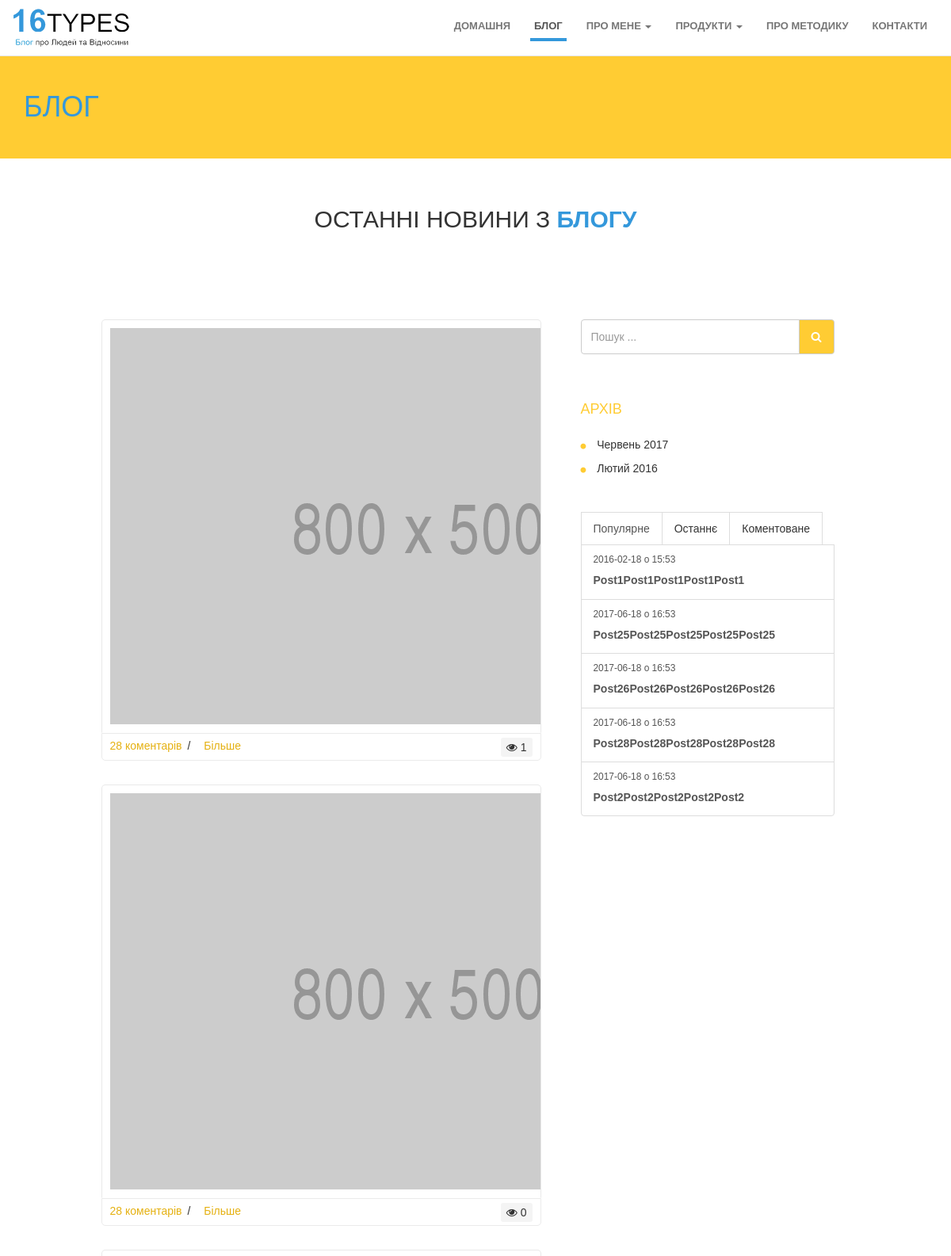
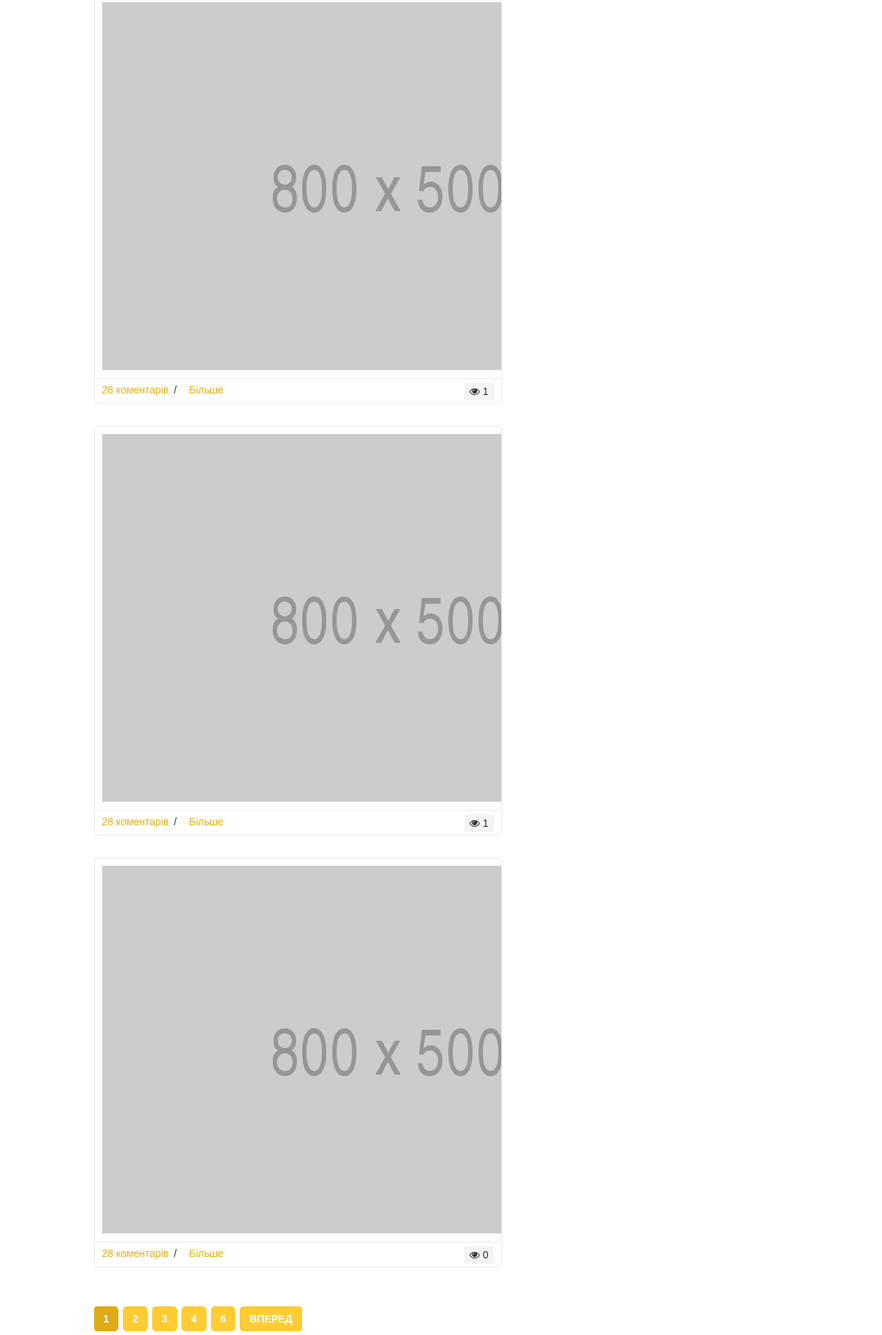
Screenshot of /blog/ (upper part) with the database file from the repository (2 pictures, top to bottom).
### blog/models.py (models this page shows, shortened)
class PostModel(models.Model):
    objects = models.Manager()
    title = models.CharField(max_length=200, verbose_name='Post title')
    body = models.TextField(max_length=5000, verbose_name='Post Text')
    likes = models.IntegerField(default=0, verbose_name='Post likes')
    views = models.IntegerField(default=0, verbose_name='Post views')
    createTime = models.DateTimeField(blank=True,verbose_name='Post create time')
    image = models.ImageField(upload_to='images',verbose_name='Post image')
    class Meta:
        verbose_name = "Post"
        verbose_name_plural = "Posts"

### blog/views.py (the view)
# urls.py: 2. Add a URL to urlpatterns:  url(r'^blog/', include('blog.urls'))
def blog(request):
    postsArchive = PostModel.objects.all() \
                       .annotate(month=TruncMonth('createTime'), year=TruncYear('createTime')) \
                       .values('year', 'month') \
                       .annotate(sumViews=Sum('views')) \
                       .values('year', 'month', 'sumViews') \
                       .order_by('-sumViews')[:6]
    page = request.GET.get('page')
    month = request.GET.get('month')
    year = request.GET.get('year')
    find = request.GET.get('find')
    if month and year:
        postsAll = PostModel.objects.filter(createTime__month=month, createTime__year=year) \
            .annotate(Count('postcommentmodel')) \
            .order_by('-createTime')
    elif find:
        postsAll = PostModel.objects \
            .filter(title__contains=find) \
            .annotate(Count('postcommentmodel')) \
            .order_by('-createTime')
    else:
        postsAll = PostModel.objects \
            .annotate(Count('postcommentmodel')) \
            .order_by('-createTime')
    paginator = Paginator(postsAll, 5)
    try:
        posts = paginator.page(page)
    except PageNotAnInteger:
        posts = paginator.page(1)
    except EmptyPage:
        posts = paginator.page(paginator.num_pages)
    context = {'posts': posts,
               'MY_DATE_FORMAT': settings.MY_DATE_FORMAT,
               'postsArchive': postsArchive}
    context.update(tabpanelView())
    return render(request, 'blog.html', context)

### blog/views.py (called while the page is built)
def tabpanelView():
    popularPosts = PostModel.objects.order_by('-views', '-likes')[:5]
    lastPosts = PostModel.objects.order_by('-createTime')[:5]
    lastComments = PostCommentModel.objects.order_by('-createTime')[:5]
    return {'popularPosts': popularPosts,
            'lastPosts': lastPosts,
            'lastComments': lastComments}

### templatetags/dateFormat.py (called while the page is built)
@register.filter
def dateFormating(value):
    res = MONTH[int(value)-1]
    return res

@register.simple_tag(takes_context=True)
def active_url(context, url):
    try:
        pattern = '^%s$' % reverse(url)
    except NoReverseMatch:
        pattern = url
    path = context['request'].path
    return "class=active" if re.search(pattern, path) else ''

### blog/templates/blog.html (shortened to what this page needs)
{% extends 'main.html' %}
{% load imagefit %}
{% load dateFormat %}
{% block content %}
    <div id="header">
        <div class="container">
            <h1>Блог</h1>
        </div>
    </div>
    <div id="home-blog" class="blog">
        <div class="container">
            <div class="section-header">
                <h2>Останні новини з<span class="highlight"><strong> Блогу</strong></span></h2>
            </div>
        </div>
        <div id="blog-post">
            <div class="container">
                <div class="row">
                    <div class="col-md-6 col-md-offset-1">
                        {%for post in posts%}
                        <div class="post-wrap">
                            <div class="media post">
                                <div class="media-left">
                                    <a href="{% url 'post' postName=post.title%}">
                                      <img class="media-object" src="{{post.image.path|media_resize:'120x150,crop' }}" alt="...">
                                    </a>
                                </div>
                            </div>
                            <div class="post-meta">
                                <ul class="list-inline metas pull-left">
                                    <li class="comments"><a href="{% url 'post' postName=post.title%}">{{post.postcommentmodel__count}} коментарів</a></li>
                                    <li class="more"><a href="{% url 'post' postName=post.title%}">Більше</a></li>
                                </ul>
                                <ul class="list-inline meta-detail pull-right">
                                    <li class="views"><i class="fa fa-eye"></i> {{post.views}}</li>
                                </ul>
                            </div>
                        </div>
                        {%endfor%}
                        <div class="text-left">
                            <nav>
                                <ul class="pagination">
                                    {% for num in posts.paginator.page_range%}
                                        {% ifequal num posts.number %}
                                            <li><a href="#" class="active">{{ num }}</a></li>
                                        {% else %}
                                            {% if num == 1 %}
                                                <li><a href="{% url 'blog'%}">{{ num }}</a></li>
                                            {% else %}
                                                {% if num|add:"-3" <= posts.number and posts.number <= num|add:"3" %}
                                                    <li><a href="{% url 'blog'%}?page={{ num }}">{{ num }}</a></li>
                                                {% elif num|divisibleby:"10" or num == posts.paginator.num_pages %}
                                                    <li><a href="{% url 'blog'%}?page={{ num }}">{{ num }}</a></li>
                                                {% endif %}
                                            {%endif%}
                                        {% endifequal %}
                                    {% endfor %}
                                    {% if posts.has_next %}
                                    <li>
                                      <a href="{% url 'blog'%}?page={{ posts.next_page_number }}" aria-label="Next">
                                        <span aria-hidden="true">Вперед</span>
                                      </a>
                                    </li>
                                    {%endif%}
                                </ul>
                            </nav>
                        </div>
                    </div>
                    <div class="col-md-4">
                        <div class="sidebar">
                            <div class="widget search">
                                <form class="input-group" action="{% url 'blog'%}">
                                    <input name="find" type="search" class="form-control" placeholder="Пошук ...">
                                     <span class="input-group-btn">
                                         <button class="btn btn-default" type="submit"><span class="fa fa-search"></span></button>
                                     </span>
                                </form>
                            </div>
                            <div class="widget archive">
                                <h4 class="text-uppercase">Архів</h4>
                                <ul class="list-unstyled bullet-lists">
                                    {%for post in postsArchive%}
                                    <li><a href="{% url 'blog'%}?month={{post.month.month}}&year={{post.year.year}}"><span class="fa fa-circle"></span> {{post.month.month|dateFormating}} {{post.year.year}}</a></li>
                                    {%endfor%}
                                </ul>
                            </div>
                            <div class="widget post-tab">
                                <div role="tabpanel">
                                    <ul class="nav nav-tabs" role="tablist">
                                        <li role="presentation" class="active"><a href="#popular" aria-controls="popular" role="tab" data-toggle="tab">Популярне</a></li>
                                        <li role="presentation"><a href="#recent" aria-controls="recent" role="tab" data-toggle="tab">Останнє</a></li>
                                        <li role="presentation"><a href="#comment" aria-controls="comment" role="tab" data-toggle="tab">Коментоване</a></li>
                                    </ul>
                                    <div class="tab-content">
                                        <div role="tabpanel" class="tab-pane active" id="popular">
                                            <div class="list-group">
                                                {%for popularPost in popularPosts%}
                                                <a href="{% url 'post' postName=popularPost.title%}" class="list-group-item">
                                                    <p class="small">{{popularPost.createTime|date:MY_DATE_FORMAT}}</p>
                                                    <h5 class="media-heading"><strong>{{popularPost.title}}</strong></h5>
                                                </a>
                                                {%endfor%}
                                            </div>
                                        </div>
                                    </div>
                                </div>
                            </div>
                        </div>
                    </div>
                </div>
            </div>
        </div>
    </div>
{% endblock %}

### static/css/mystyles.css (style rules this page uses)
body { font-family: "Arial", sans-serif; }
.highlight { color: #3498db; }
a { color: inherit; -webkit-transition: all 0.5s; -moz-transition: all 0.5s; -ms-transition: all 0.5s; -o-transition: all 0.5s; transition: all 0.5s; }
.section-header { padding: 40px 0; text-align: center; }
.section-header h2 { text-transform: uppercase; }
#blog-post { padding: 60px 0; }
.post-wrap { position: relative; }
.media.post { background: #fff; padding: 10px; }
.post-wrap { position: relative; margin-bottom: 30px; -webkit-transition: all 0.5s; -moz-transition: all 0.5s; -ms-transition: all 0.5s; -o-transition: all 0.5s; transition: all 0.5s; }
.post-meta { border-top: 1px solid #ebebeb; background-color: #ffffff; padding: 5px 10px; height: auto; position: relative; min-height: 35px; }
ul.metas li:after { content: ' / '; margin-right: 3px; margin-left: 3px; }
ul.metas li:last-child:after { content: ' '; }
ul.metas li a { color: #e5b112; }
.meta-detail { background: #f4f4f4; border-radius: 3px; padding: 2px; }
.blog .media.post { background: #fff; padding: 10px; border: 1px solid #E9E9E9; border-bottom-color: transparent; border-top-left-radius: 5px; border-top-right-radius: 5px; }
.blog .post-meta { border-top: 1px solid #ebebeb; background-color: #ffffff; padding: 5px 10px; height: auto; position: relative; min-height: 35px; border: 1px solid #ebebeb; border-bottom-left-radius: 5px; border-bottom-right-radius: 5px; }
.pagination > li > a, .pagination > li > span { position: relative; float: left; padding: 6px 12px; margin-left: 0; line-height: 1.42857143; color: #FFFFFF; text-decoration: none; background-color: #FFCC33; border: 1px solid #FFCC33; margin: 3px 3px; font-weight: 700; text-transform: uppercase; border-radius: 5px; }
.pagination > li > a.active, .pagination > li > a:hover, .pagination > li > span:hover, .pagination > li > a:focus, .pagination > li > span:focus { color: #FFFFFF; background-color: #ddab15; border-color: #ddab15; }
.widget { margin-bottom: 40px; padding: 0 20px; }
.comment h4, .widget h4, h4.text-uppercase { font-weight: 300; color: #FFCC33; }
button.btn.btn-default { margin-bottom: 20px; padding: 11px 15px; color: #ffffff; background: #FFCC33; }
ul.bullet-lists { margin-top: 20px; }
ul.list-unstyled.bullet-lists li span.fa.fa-circle { font-size: 8px; vertical-align: middle; margin-right: 10px; color: #FFCC33; }
ul.list-unstyled.bullet-lists li { padding: 5px 0; }
.post-tab .nav-tabs > li > a { margin-right: -1px; line-height: 1.42857143; border: 1px solid #ddd; border-radius: 0px 0px 0 0; }
.post-tab .list-group-item:first-child { border-top-left-radius: 0; border-top-right-radius: 0; margin-top: -1px; }
#header { padding: 25px 0; padding-bottom: 35px; background: #ffcc33; margin-top: 70px; color: #3498db; text-transform: uppercase; }
.form-control { display: block; width: 100%; height: 44px; padding: 10px 12px; font-size: 14px; line-height: 1.42857143; color: #555; background-color: #fff; background-image: none; border: 1px solid #ccc; border-radius: 4px; -webkit-box-shadow: none; box-shadow: none; -webkit-transition: none; -o-transition: none; transition: none; }

### rows the page displays
PostModel: image.path|media_resize (picture), postcommentmodel__count "28", views "1", createTime "2017-06-18 o 16:53", title "Post28Post28Post28Post28Post28"
PostModel: image.path|media_resize (picture), postcommentmodel__count "28", views "0"
PostModel: image.path|media_resize (picture), postcommentmodel__count "28", views "1", createTime "2017-06-18 o 16:53", title "Post26Post26Post26Post26Post26"
PostModel: image.path|media_resize (picture), postcommentmodel__count "28", views "1", createTime "2017-06-18 o 16:53", title "Post25Post25Post25Post25Post25"
PostModel: image.path|media_resize (picture), postcommentmodel__count "28", views "0"
PostModel: createTime "2016-02-18 o 15:53", title "Post1Post1Post1Post1Post1"
PostModel: createTime "2017-06-18 o 16:53", title "Post2Post2Post2Post2Post2"

### other values shown
{{ num }} "1"
{{ num }} "2" "3" "4"
{{ num }} "6"
{{ post.month.month|dateFormating }} "Червень" "Лютий"
{{ post.year.year }} "2017" "2016"
